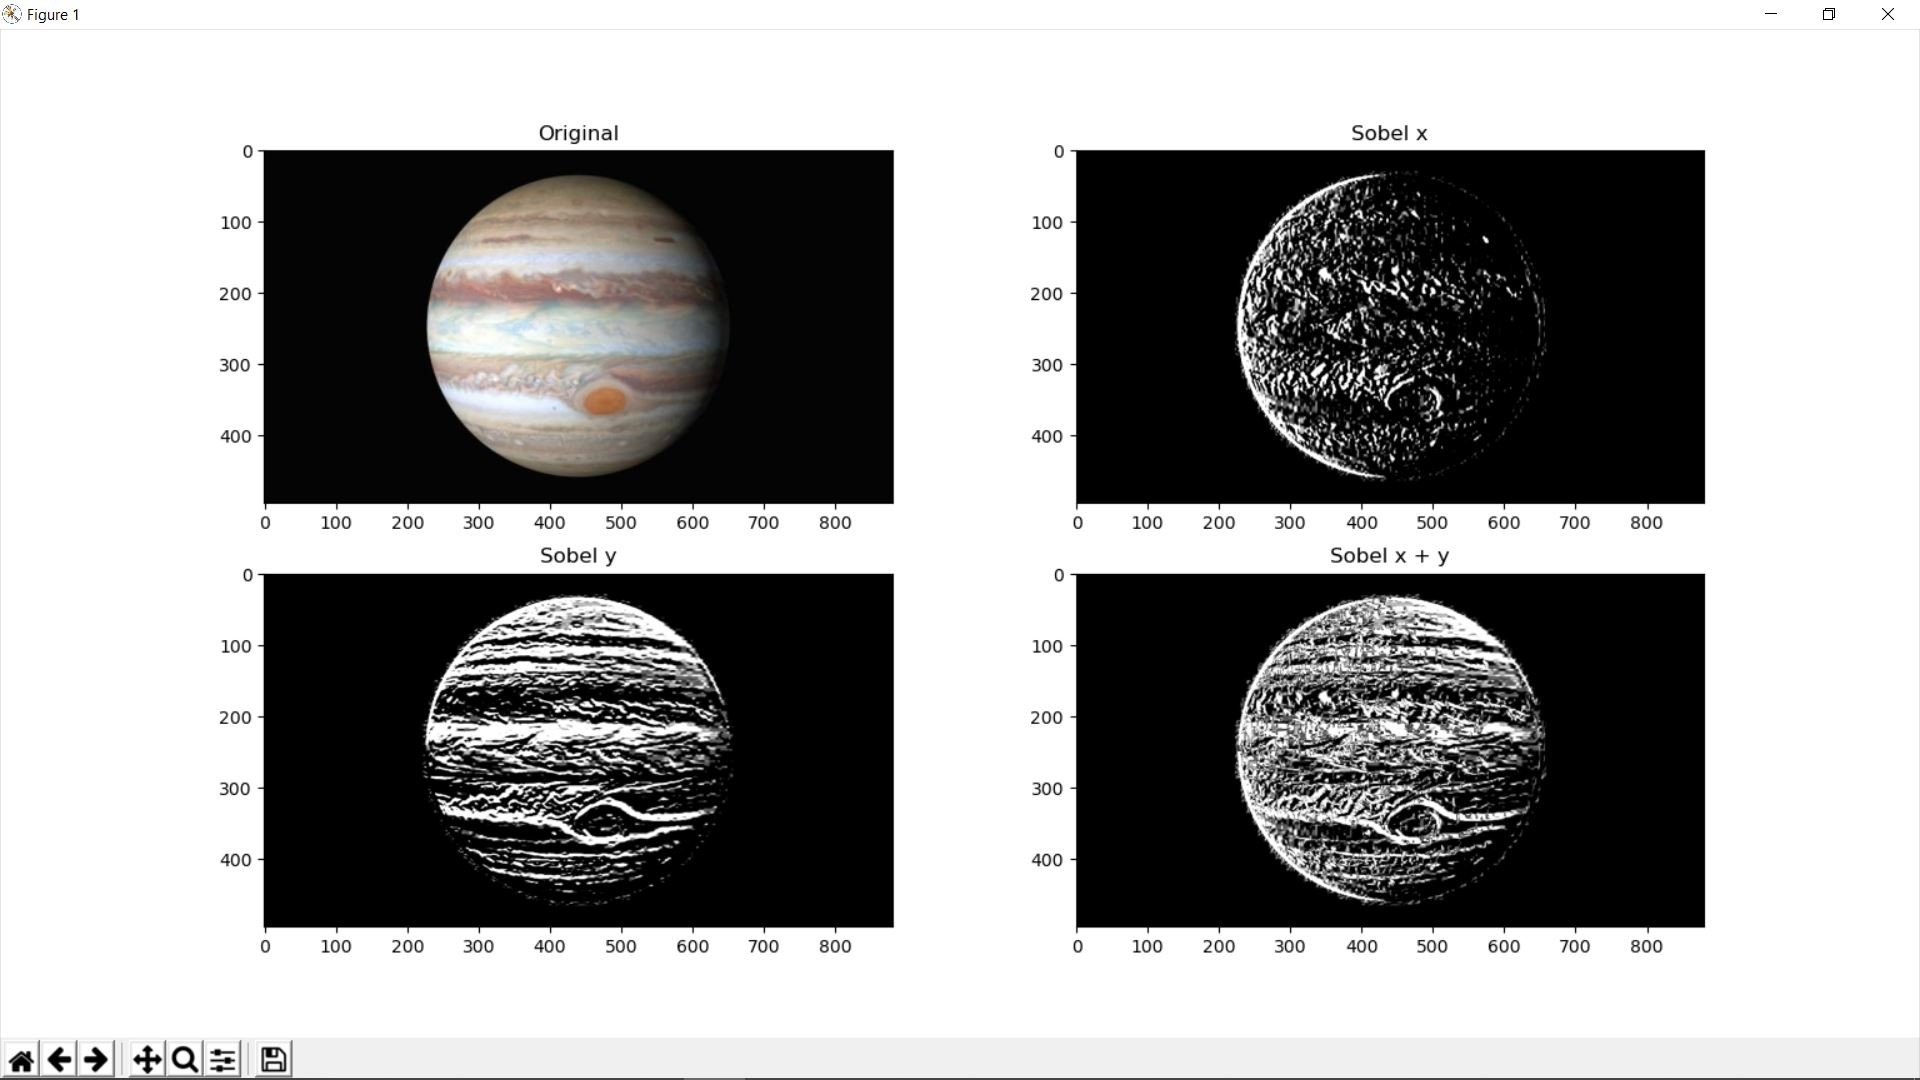

Recreate this plot in Python.
import cv2
import numpy as np
from PIL import Image
from pylab import *
from sys import argv



def get_sobel_edge_dection(im):
	sobel_x  = cv2.Sobel(im, -1, 1, 0, ksize=5)
	sobel_y  = cv2.Sobel(im, -1, 0, 1, ksize=5)
	return (sobel_x, sobel_y)


if __name__ == '__main__':
	im_link = './images/p5.jpg'
	if len(argv) > 1:
		im_link = './images/' + argv[1]
	im = cv2.imread(im_link, 0)

	figure(figsize=(15, 15))
	sobel_x, sobel_y = get_sobel_edge_dection(im)

	subplot(2, 2, 1, title='Original')
	imshow(Image.open(im_link))

	subplot(2, 2, 2, title='Sobel x')
	imshow(sobel_x, cmap ='gray')
	
	subplot(2, 2, 3, title='Sobel y')
	imshow(sobel_y, cmap ='gray')
	
	subplot(2, 2, 4, title='Sobel x + y')
	imshow(sobel_x + sobel_y, cmap ='gray')
	show()
